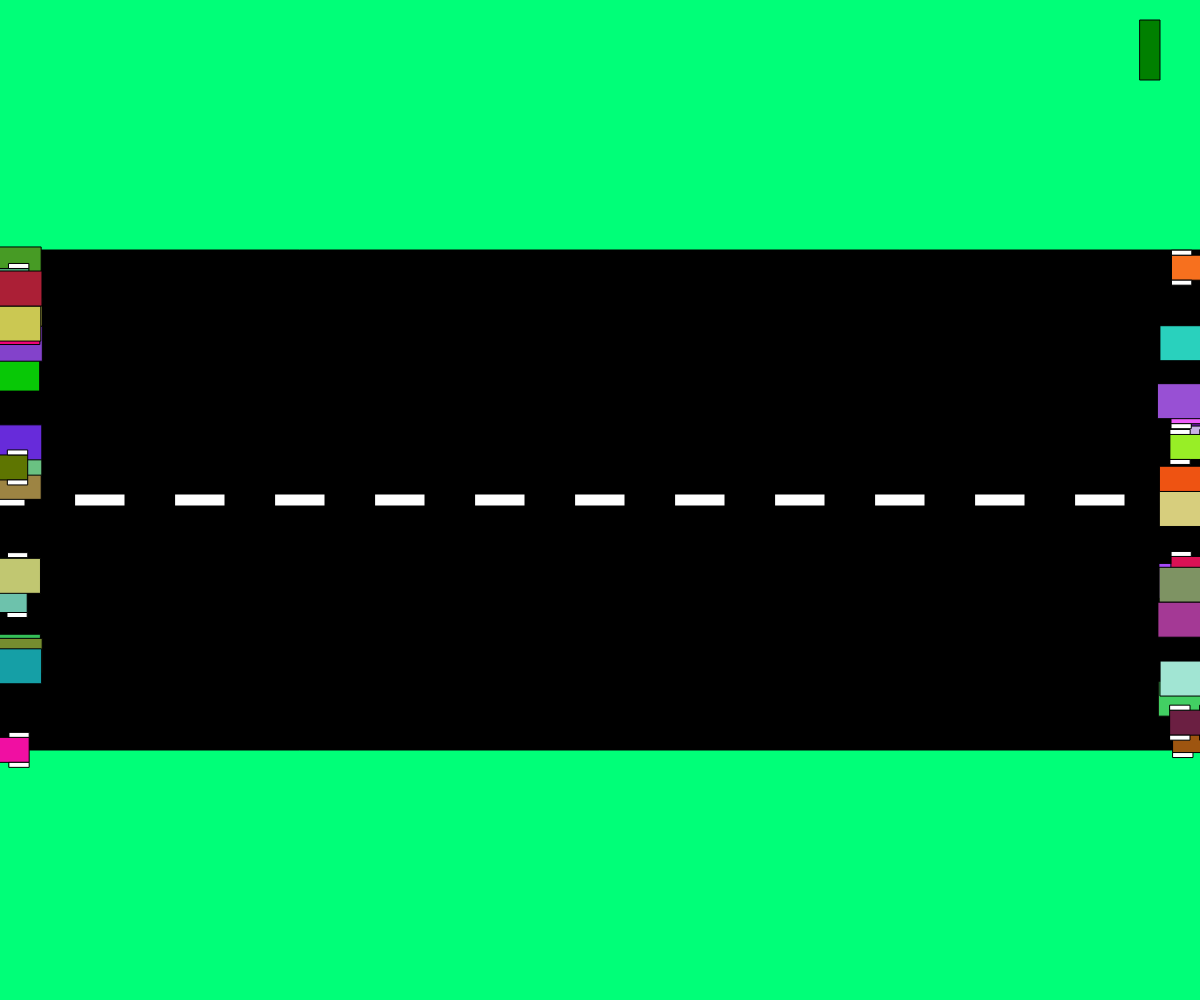
Frame 1 (no input)
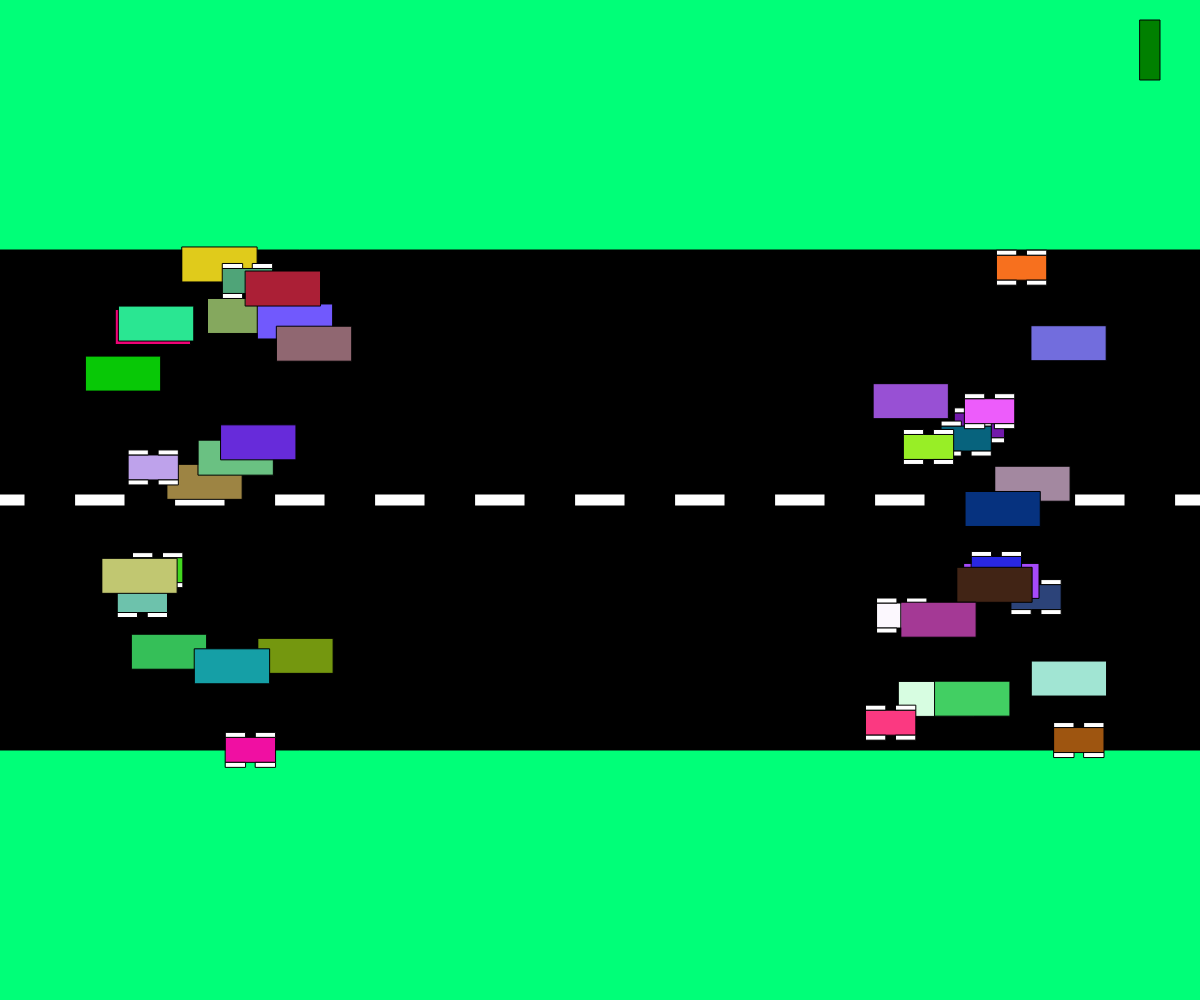
Frame 60 (no input)
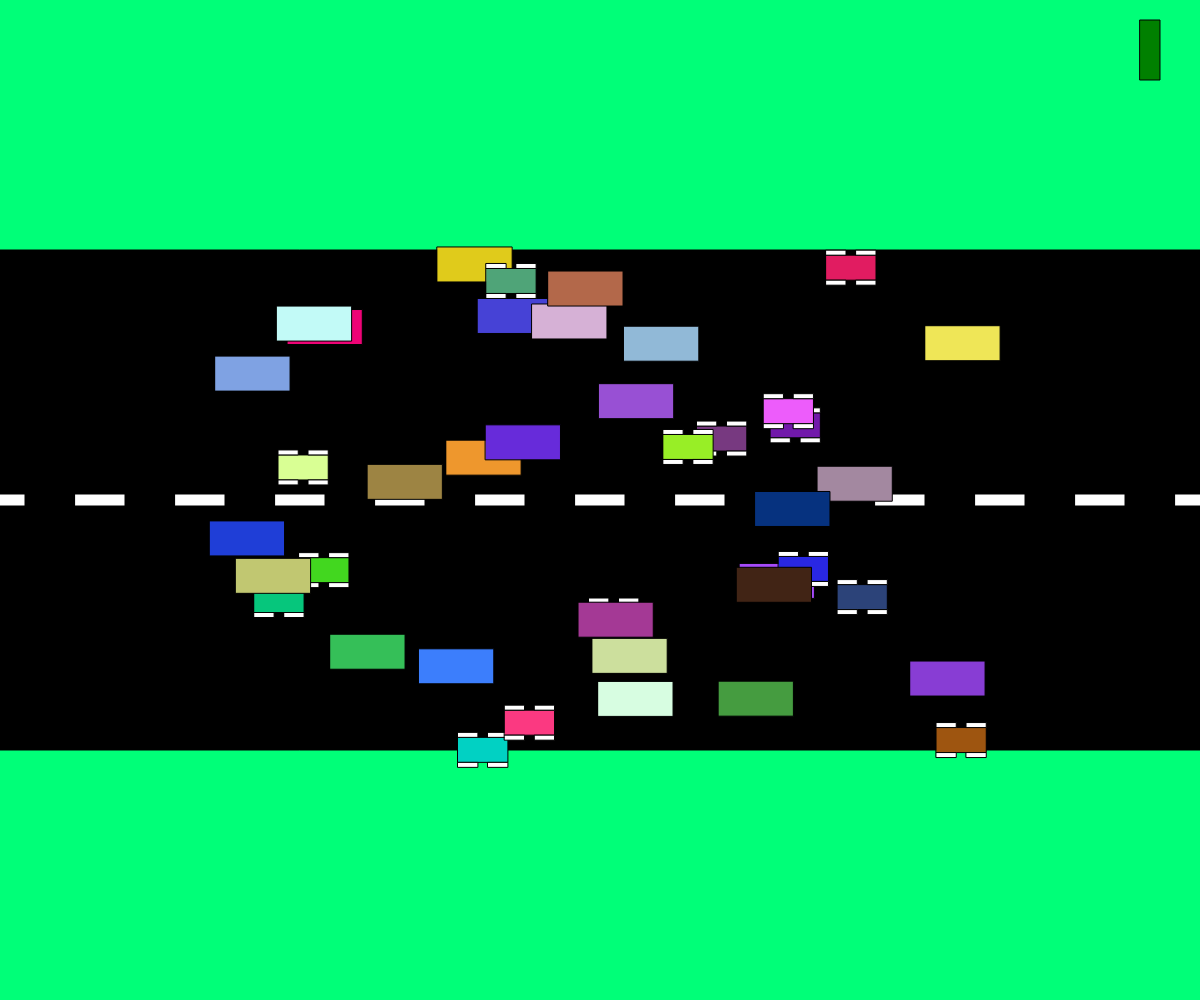
Frame 120 (the mouse pressed at the canvas centre since frame 60)

The p5.js sketch that drew these frames (run headless with seeded random() and noise() and a simulated clock; from frame 60 on, the mouse is pressed at the canvas centre):

// p5.js sketch
// ── sketch.js
// Cars Cars Cars
// Natan
//10/11/2024

let eastBound = [];
let westBound = [];
let trafficLight;

function setup() {
  createCanvas(windowWidth, windowHeight);
 
  // adding vehicles
  for (let i = 0; i < 20; i++) {
    eastBound.push(new Vehicle(1));
    westBound.push(new Vehicle(0));
  }

  trafficLight = new TrafficLight();
}

function draw() {
  background(0, 255, 120);
  drawRoad();
 
  // eastbound vehicles
  for (let vehicle of eastBound) {
    vehicle.action();
  }

  // westbound vehicles
  for (let vehicle of westBound) {
    vehicle.action();
  }

  trafficLight.display();
  trafficLight.checkState();
}

function drawRoad(){
  rectMode(CENTER);
  fill(0);
  rect(width / 2, height / 2, width, height / 2);
  for (let i = 0; i <= width; i += width / 12) {
    fill(255, 255, 255);
    rect(i, height / 2, width / 24, 12);
  }
}

class Vehicle {
  constructor(direction) {
    this.type = int(random(0, 2));
    this.color = color(random(255), random(255), random(255));
    this.y = random(height / 4, 3 * height / 4);
    this.direction = direction;
    this.xSpeed = this.direction === 1 ? random(2, 5) : random(-5, -2);
    this.x = this.direction === 1 ? 0 : width;
  }

  display() {
    fill(this.color);
    if (this.type === 0) {
      fill(this.color);
      rect(this.x, this.y, 50, 25); // Car
      fill(255, 255, 255);
      rect(this.x + 15, this.y + 15, 20, 5);    
      rect(this.x - 15, this.y + 15, 20, 5);  
      rect(this.x + 15, this.y - 15, 20, 5);  
      rect(this.x - 15, this.y - 15, 20, 5);    
    } else {
      rect(this.x, this.y, 75, 35); // Truck
    }
  }

  move() {
    if (!trafficLight.red) {
      this.x += this.xSpeed;
      if (this.x > width + 50) {
        this.x = -50;
      } else if (this.x < -50) {
        this.x = width + 50;
      }
    }
  }

  speedUp() {
    if (abs(this.xSpeed) < 15) {
      this.xSpeed *= 1.1;
    }
  }

  speedDown() {
    if (abs(this.xSpeed) > 1) {
      this.xSpeed *= 0.9;
    }
  }

  changeColor() {
    this.color = color(random(255), random(255), random(255));
  }

  action() {
    this.move();
    if (random(100) < 1) {
      this.speedUp();
    }
    if (random(100) < 1) {
      this.speedDown();
    }
    if (random(100) < 1) {
      this.changeColor();
    }
    this.display();
  }
}

class TrafficLight {
  constructor() {
    this.state = "green";
    this.red = false;
    this.timer = 0;
  }

  display() {
    fill(this.red ? 'red' : 'green');
    rect(width - 50, 50, 20, 60);
  }

  checkState() {
    if (this.red) {
      this.timer++;
      if (this.timer > 120) {
        this.red = false;
        this.timer = 0;
      }
    }
  }
}

function keyPressed() {
  if (key === ' ') {
    trafficLight.red = true;
  }
}

function mousePressed() {
  if (mouseButton === LEFT && !keyIsDown(SHIFT)) {
    eastBound.push(new Vehicle(1));
  } else if (mouseButton === LEFT && keyIsDown(SHIFT)) {
    westBound.push(new Vehicle(0));
  }
}
